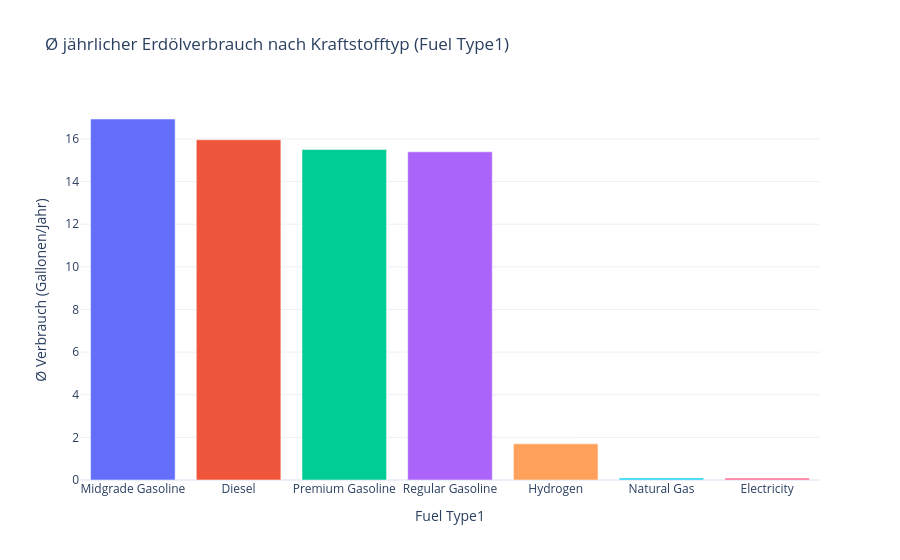

The cell this chart's notebook holds for it:
### Code cell
# 3. Frage:


# Nur relevante Spalten & Nullwerte entfernen
fuel_df = analyze_df[["Fuel Type1", "Annual Petroleum Consumption For Fuel Type1"]].dropna()

# Gruppieren nach Kraftstofftyp & Ø-Verbrauch berechnen
avg_consumption = (
    fuel_df
    .groupby("Fuel Type1")["Annual Petroleum Consumption For Fuel Type1"]
    .mean()
    .reset_index()
    .rename(columns={"Annual Petroleum Consumption For Fuel Type1": "Ø Verbrauch (Gallonen/Jahr)"})
)

# Sortieren nach Verbrauch
avg_consumption = avg_consumption.sort_values("Ø Verbrauch (Gallonen/Jahr)", ascending=False)

# Plot erstellen
fig = px.bar(
    avg_consumption,
    x="Fuel Type1",
    y="Ø Verbrauch (Gallonen/Jahr)",
    title="Ø jährlicher Erdölverbrauch nach Kraftstofftyp (Fuel Type1)",
    color="Fuel Type1",
    template="plotly_white"
)

fig.update_layout(showlegend=False)
fig.show()

### Figure 1 — Plotly figure (JSON) as saved in the notebook; plotly's stock layout.template omitted (floating-point values rounded to 4 significant figures)
{"data": [{"hovertemplate": "Fuel Type1=%{x}<br>Ø Verbrauch (Gallonen/Jahr)=%{y}<extra></extra>", "legendgroup": "Midgrade Gasoline", "marker": {"color": "#636efa", "pattern": {"shape": ""}}, "name": "Midgrade Gasoline", "orientation": "v", "showlegend": true, "textposition": "auto", "type": "bar", "x": ["Midgrade Gasoline"], "xaxis": "x", "y": [16.94], "yaxis": "y"}, {"hovertemplate": "Fuel Type1=%{x}<br>Ø Verbrauch (Gallonen/Jahr)=%{y}<extra></extra>", "legendgroup": "Diesel", "marker": {"color": "#EF553B", "pattern": {"shape": ""}}, "name": "Diesel", "orientation": "v", "showlegend": true, "textposition": "auto", "type": "bar", "x": ["Diesel"], "xaxis": "x", "y": [15.96], "yaxis": "y"}, {"hovertemplate": "Fuel Type1=%{x}<br>Ø Verbrauch (Gallonen/Jahr)=%{y}<extra></extra>", "legendgroup": "Premium Gasoline", "marker": {"color": "#00cc96", "pattern": {"shape": ""}}, "name": "Premium Gasoline", "orientation": "v", "showlegend": true, "textposition": "auto", "type": "bar", "x": ["Premium Gasoline"], "xaxis": "x", "y": [15.5], "yaxis": "y"}, {"hovertemplate": "Fuel Type1=%{x}<br>Ø Verbrauch (Gallonen/Jahr)=%{y}<extra></extra>", "legendgroup": "Regular Gasoline", "marker": {"color": "#ab63fa", "pattern": {"shape": ""}}, "name": "Regular Gasoline", "orientation": "v", "showlegend": true, "textposition": "auto", "type": "bar", "x": ["Regular Gasoline"], "xaxis": "x", "y": [15.39], "yaxis": "y"}, {"hovertemplate": "Fuel Type1=%{x}<br>Ø Verbrauch (Gallonen/Jahr)=%{y}<extra></extra>", "legendgroup": "Hydrogen", "marker": {"color": "#FFA15A", "pattern": {"shape": ""}}, "name": "Hydrogen", "orientation": "v", "showlegend": true, "textposition": "auto", "type": "bar", "x": ["Hydrogen"], "xaxis": "x", "y": [1.697], "yaxis": "y"}, {"hovertemplate": "Fuel Type1=%{x}<br>Ø Verbrauch (Gallonen/Jahr)=%{y}<extra></extra>", "legendgroup": "Natural Gas", "marker": {"color": "#19d3f3", "pattern": {"shape": ""}}, "name": "Natural Gas", "orientation": "v", "showlegend": true, "textposition": "auto", "type": "bar", "x": ["Natural Gas"], "xaxis": "x", "y": [0.094], "yaxis": "y"}, {"hovertemplate": "Fuel Type1=%{x}<br>Ø Verbrauch (Gallonen/Jahr)=%{y}<extra></extra>", "legendgroup": "Electricity", "marker": {"color": "#FF6692", "pattern": {"shape": ""}}, "name": "Electricity", "orientation": "v", "showlegend": true, "textposition": "auto", "type": "bar", "x": ["Electricity"], "xaxis": "x", "y": [0.08924], "yaxis": "y"}], "layout": {"barmode": "relative", "legend": {"title": {"text": "Fuel Type1"}, "tracegroupgap": 0}, "showlegend": false, "title": {"text": "Ø jährlicher Erdölverbrauch nach Kraftstofftyp (Fuel Type1)"}, "xaxis": {"anchor": "y", "categoryarray": ["Midgrade Gasoline", "Diesel", "Premium Gasoline", "Regular Gasoline", "Hydrogen", "Natural Gas", "Electricity"], "categoryorder": "array", "domain": [0, 1], "title": {"text": "Fuel Type1"}}, "yaxis": {"anchor": "x", "domain": [0, 1], "title": {"text": "Ø Verbrauch (Gallonen/Jahr)"}}}}
